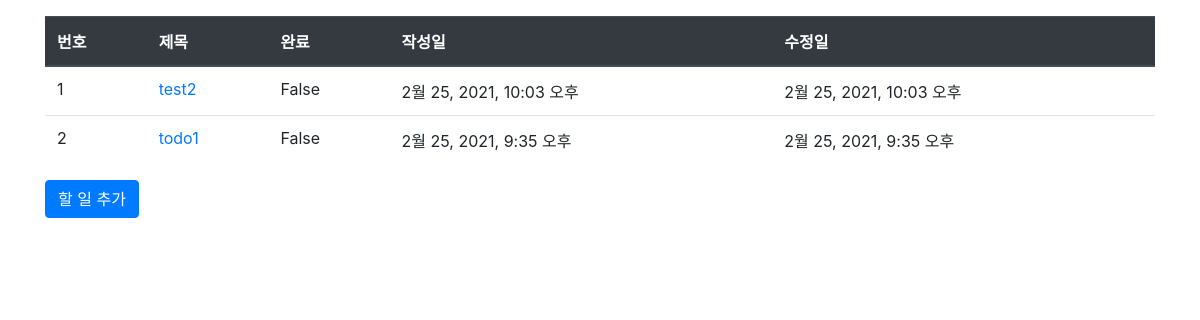
Page /todos/ on the earlier database version.
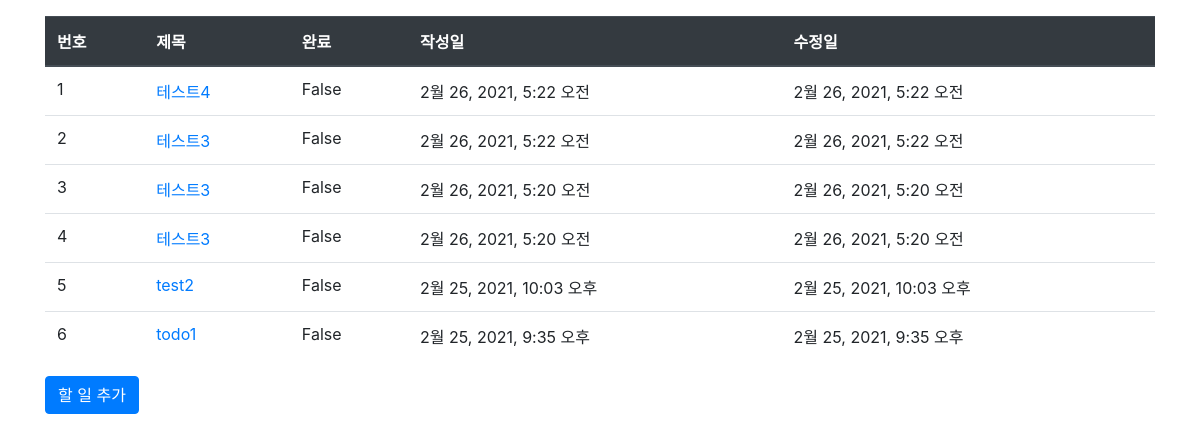
Same page on the later database version.
### todos/models.py (models this page shows, shortened)
class Todo(models.Model):
    title = models.CharField(max_length=100, blank=False)
    description = models.TextField(blank=False)
    is_completed = models.BooleanField(default=False)
    created_at = models.DateTimeField(auto_now_add=True)
    updated_at = models.DateTimeField(auto_now=True)

### todos/views.py (the view)
# urls.py: path('', views.index, name='index'),
def index(request):
    todos = Todo.objects.order_by('-created_at')
    context = {'todos': todos}
    return render(request, 'todos/todos.html', context)

### templates/todos/todos.html
{% extends 'base.html' %}
{% block content %}
<div class="container my-3">
    <table class="table">
        <thead>
        <tr class="thead-dark">
            <th>번호</th>
            <th>제목</th>
            <th>완료</th>
            <th>작성일</th>
            <th>수정일</th>
        </tr>
        </thead>
        <tbody>
        {% if todos %}
        {% for todo in todos %}
        <tr>
            <td>{{ forloop.counter }}</td>
            <td>
                <a href="{% url 'todos:detail' todo.id %}">{{ todo.title }}</a>
            </td>
            <td>{{ todo.is_completed }}</td>
            <td>{{ todo.created_at }}</td>
            <td>{{ todo.updated_at }}</td>
        </tr>
        {% endfor %}
        {% else %}
        <tr>
            <td colspan="3">질문이 없습니다.</td>
        </tr>
        {% endif %}
        </tbody>
    </table>
    <a href="{% url 'todos:todo_create' %}" class="btn btn-primary">할 일 추가</a>
</div>
{% endblock %}

### templates/base.html (shortened to what this page needs)
{% load static %}
<html lang="ko">
<head>
    <link rel="stylesheet" type="text/css" href="{% static 'bootstrap.min.css' %}">
    <link rel="stylesheet" type="text/css" href="{% static 'style.css' %}">
</head>
<body>
{% block content %}
{% endblock %}
</body>
</html>

Differences in the rows shown:
added Todo: title "테스트4", is_completed "False", created_at "2월 26, 2021, 5:22 오전", updated_at "2월 26, 2021, 5:22 오전"
added Todo: title "테스트3", is_completed "False", created_at "2월 26, 2021, 5:22 오전", updated_at "2월 26, 2021, 5:22 오전"
added Todo: title "테스트3", is_completed "False", created_at "2월 26, 2021, 5:20 오전", updated_at "2월 26, 2021, 5:20 오전"
added Todo: title "테스트3", is_completed "False", created_at "2월 26, 2021, 5:20 오전", updated_at "2월 26, 2021, 5:20 오전"
